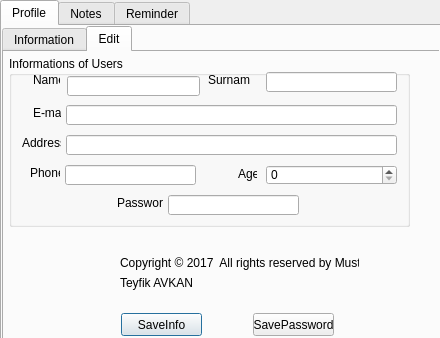
<?xml version="1.0" encoding="UTF-8"?>
<ui version="4.0">
 <class>Logined</class>
 <widget class="QDialog" name="Logined">
  <property name="geometry">
   <rect>
    <x>0</x>
    <y>0</y>
    <width>440</width>
    <height>338</height>
   </rect>
  </property>
  <property name="windowTitle">
   <string>Dialog</string>
  </property>
  <widget class="QTabWidget" name="tabWidget">
   <property name="geometry">
    <rect>
     <x>0</x>
     <y>0</y>
     <width>441</width>
     <height>341</height>
    </rect>
   </property>
   <property name="currentIndex">
    <number>0</number>
   </property>
   <widget class="QWidget" name="tab">
    <attribute name="title">
     <string>Profile</string>
    </attribute>
    <widget class="QTabWidget" name="tabWidget_2">
     <property name="geometry">
      <rect>
       <x>0</x>
       <y>0</y>
       <width>441</width>
       <height>321</height>
      </rect>
     </property>
     <property name="currentIndex">
      <number>1</number>
     </property>
     <widget class="QWidget" name="tab_3">
      <attribute name="title">
       <string>Information</string>
      </attribute>
      <widget class="QGroupBox" name="groupBox">
       <property name="geometry">
        <rect>
         <x>5</x>
         <y>4</y>
         <width>401</width>
         <height>171</height>
        </rect>
       </property>
       <property name="title">
        <string>Informations of Users</string>
       </property>
       <widget class="QLineEdit" name="lineNickname">
        <property name="geometry">
         <rect>
          <x>56</x>
          <y>139</y>
          <width>133</width>
          <height>20</height>
         </rect>
        </property>
       </widget>
       <widget class="QLabel" name="labelName">
        <property name="geometry">
         <rect>
          <x>24</x>
          <y>16</y>
          <width>27</width>
          <height>16</height>
         </rect>
        </property>
        <property name="text">
         <string>Name</string>
        </property>
       </widget>
       <widget class="QLineEdit" name="lineSurname">
        <property name="geometry">
         <rect>
          <x>257</x>
          <y>16</y>
          <width>131</width>
          <height>20</height>
         </rect>
        </property>
       </widget>
       <widget class="QLineEdit" name="lineEmail">
        <property name="geometry">
         <rect>
          <x>57</x>
          <y>49</y>
          <width>331</width>
          <height>20</height>
         </rect>
        </property>
       </widget>
       <widget class="QLabel" name="labelAge">
        <property name="geometry">
         <rect>
          <x>229</x>
          <y>112</y>
          <width>19</width>
          <height>16</height>
         </rect>
        </property>
        <property name="text">
         <string>Age</string>
        </property>
       </widget>
       <widget class="QLineEdit" name="lineAddress">
        <property name="geometry">
         <rect>
          <x>57</x>
          <y>79</y>
          <width>331</width>
          <height>20</height>
         </rect>
        </property>
       </widget>
       <widget class="QLabel" name="labelSurname">
        <property name="geometry">
         <rect>
          <x>199</x>
          <y>16</y>
          <width>42</width>
          <height>16</height>
         </rect>
        </property>
        <property name="text">
         <string>Surname</string>
        </property>
       </widget>
       <widget class="QLabel" name="labelEmail">
        <property name="geometry">
         <rect>
          <x>24</x>
          <y>49</y>
          <width>28</width>
          <height>16</height>
         </rect>
        </property>
        <property name="text">
         <string>E-mail</string>
        </property>
       </widget>
       <widget class="QLabel" name="labelAddress">
        <property name="geometry">
         <rect>
          <x>13</x>
          <y>79</y>
          <width>39</width>
          <height>16</height>
         </rect>
        </property>
        <property name="text">
         <string>Address</string>
        </property>
       </widget>
       <widget class="QLineEdit" name="linePhone">
        <property name="geometry">
         <rect>
          <x>56</x>
          <y>109</y>
          <width>131</width>
          <height>20</height>
         </rect>
        </property>
       </widget>
       <widget class="QLabel" name="labelPhone">
        <property name="geometry">
         <rect>
          <x>21</x>
          <y>109</y>
          <width>30</width>
          <height>16</height>
         </rect>
        </property>
        <property name="text">
         <string>Phone</string>
        </property>
       </widget>
       <widget class="QLineEdit" name="lineName">
        <property name="geometry">
         <rect>
          <x>58</x>
          <y>20</y>
          <width>133</width>
          <height>20</height>
         </rect>
        </property>
       </widget>
       <widget class="QLabel" name="labelNickname">
        <property name="geometry">
         <rect>
          <x>5</x>
          <y>139</y>
          <width>45</width>
          <height>16</height>
         </rect>
        </property>
        <property name="text">
         <string>Nickname</string>
        </property>
       </widget>
       <widget class="QLineEdit" name="lineAge">
        <property name="geometry">
         <rect>
          <x>256</x>
          <y>111</y>
          <width>131</width>
          <height>20</height>
         </rect>
        </property>
       </widget>
      </widget>
      <widget class="QWidget" name="layoutWidget">
       <property name="geometry">
        <rect>
         <x>116</x>
         <y>204</y>
         <width>239</width>
         <height>34</height>
        </rect>
       </property>
       <layout class="QVBoxLayout" name="verticalLayout">
        <item>
         <widget class="QLabel" name="label">
          <property name="text">
           <string>Copyright © 2017  All rights reserved by Mustafa</string>
          </property>
         </widget>
        </item>
        <item>
         <widget class="QLabel" name="label_2">
          <property name="text">
           <string>Teyfik AVKAN</string>
          </property>
         </widget>
        </item>
       </layout>
      </widget>
      <widget class="QLabel" name="labelUserImg2">
       <property name="geometry">
        <rect>
         <x>10</x>
         <y>180</y>
         <width>101</width>
         <height>101</height>
        </rect>
       </property>
       <property name="text">
        <string/>
       </property>
      </widget>
     </widget>
     <widget class="QWidget" name="tab_4">
      <attribute name="title">
       <string>Edit</string>
      </attribute>
      <widget class="QPushButton" name="saveBttn">
       <property name="geometry">
        <rect>
         <x>117</x>
         <y>261</y>
         <width>81</width>
         <height>23</height>
        </rect>
       </property>
       <property name="text">
        <string>SaveInfo</string>
       </property>
      </widget>
      <widget class="QGroupBox" name="groupBox_3">
       <property name="geometry">
        <rect>
         <x>5</x>
         <y>4</y>
         <width>401</width>
         <height>171</height>
        </rect>
       </property>
       <property name="title">
        <string>Informations of Users</string>
       </property>
       <widget class="QLabel" name="labelName_3">
        <property name="geometry">
         <rect>
          <x>24</x>
          <y>16</y>
          <width>27</width>
          <height>16</height>
         </rect>
        </property>
        <property name="text">
         <string>Name</string>
        </property>
       </widget>
       <widget class="QLineEdit" name="lineEditSurname">
        <property name="geometry">
         <rect>
          <x>257</x>
          <y>16</y>
          <width>131</width>
          <height>20</height>
         </rect>
        </property>
       </widget>
       <widget class="QLineEdit" name="lineEditEmail">
        <property name="geometry">
         <rect>
          <x>57</x>
          <y>49</y>
          <width>331</width>
          <height>20</height>
         </rect>
        </property>
       </widget>
       <widget class="QLabel" name="labelAge_3">
        <property name="geometry">
         <rect>
          <x>229</x>
          <y>110</y>
          <width>19</width>
          <height>16</height>
         </rect>
        </property>
        <property name="text">
         <string>Age</string>
        </property>
       </widget>
       <widget class="QLineEdit" name="lineEditPassword">
        <property name="geometry">
         <rect>
          <x>159</x>
          <y>139</y>
          <width>131</width>
          <height>20</height>
         </rect>
        </property>
        <property name="echoMode">
         <enum>QLineEdit::Password</enum>
        </property>
       </widget>
       <widget class="QLineEdit" name="lineEditAddress">
        <property name="geometry">
         <rect>
          <x>57</x>
          <y>79</y>
          <width>331</width>
          <height>20</height>
         </rect>
        </property>
       </widget>
       <widget class="QLabel" name="labelSurname_3">
        <property name="geometry">
         <rect>
          <x>199</x>
          <y>16</y>
          <width>42</width>
          <height>16</height>
         </rect>
        </property>
        <property name="text">
         <string>Surname</string>
        </property>
       </widget>
       <widget class="QSpinBox" name="spinBoxEditAge">
        <property name="geometry">
         <rect>
          <x>257</x>
          <y>109</y>
          <width>131</width>
          <height>20</height>
         </rect>
        </property>
       </widget>
       <widget class="QLabel" name="labelEmail_3">
        <property name="geometry">
         <rect>
          <x>24</x>
          <y>49</y>
          <width>28</width>
          <height>16</height>
         </rect>
        </property>
        <property name="text">
         <string>E-mail</string>
        </property>
       </widget>
       <widget class="QLabel" name="labelAddress_3">
        <property name="geometry">
         <rect>
          <x>13</x>
          <y>79</y>
          <width>39</width>
          <height>16</height>
         </rect>
        </property>
        <property name="text">
         <string>Address</string>
        </property>
       </widget>
       <widget class="QLineEdit" name="lineEditPhone">
        <property name="geometry">
         <rect>
          <x>56</x>
          <y>109</y>
          <width>131</width>
          <height>20</height>
         </rect>
        </property>
       </widget>
       <widget class="QLabel" name="labelPhone_3">
        <property name="geometry">
         <rect>
          <x>21</x>
          <y>109</y>
          <width>30</width>
          <height>16</height>
         </rect>
        </property>
        <property name="text">
         <string>Phone</string>
        </property>
       </widget>
       <widget class="QLineEdit" name="lineEditName">
        <property name="geometry">
         <rect>
          <x>58</x>
          <y>20</y>
          <width>133</width>
          <height>20</height>
         </rect>
        </property>
       </widget>
       <widget class="QLabel" name="labelPassword">
        <property name="geometry">
         <rect>
          <x>108</x>
          <y>139</y>
          <width>46</width>
          <height>16</height>
         </rect>
        </property>
        <property name="text">
         <string>Password</string>
        </property>
       </widget>
      </widget>
      <widget class="QWidget" name="layoutWidget_3">
       <property name="geometry">
        <rect>
         <x>116</x>
         <y>204</y>
         <width>239</width>
         <height>34</height>
        </rect>
       </property>
       <layout class="QVBoxLayout" name="verticalLayout_3">
        <item>
         <widget class="QLabel" name="label_5">
          <property name="text">
           <string>Copyright © 2017  All rights reserved by Mustafa</string>
          </property>
         </widget>
        </item>
        <item>
         <widget class="QLabel" name="label_6">
          <property name="text">
           <string>Teyfik AVKAN</string>
          </property>
         </widget>
        </item>
       </layout>
      </widget>
      <widget class="QPushButton" name="savePassword">
       <property name="geometry">
        <rect>
         <x>249</x>
         <y>261</y>
         <width>81</width>
         <height>23</height>
        </rect>
       </property>
       <property name="text">
        <string>SavePassword</string>
       </property>
      </widget>
      <widget class="QLabel" name="labelUserImg">
       <property name="geometry">
        <rect>
         <x>10</x>
         <y>180</y>
         <width>101</width>
         <height>101</height>
        </rect>
       </property>
       <property name="text">
        <string/>
       </property>
      </widget>
     </widget>
    </widget>
   </widget>
   <widget class="QWidget" name="tab_2">
    <attribute name="title">
     <string>Notes</string>
    </attribute>
    <widget class="QTabWidget" name="tabWidget_3">
     <property name="geometry">
      <rect>
       <x>0</x>
       <y>0</y>
       <width>441</width>
       <height>321</height>
      </rect>
     </property>
     <property name="currentIndex">
      <number>1</number>
     </property>
     <widget class="QWidget" name="tab_5">
      <attribute name="title">
       <string>My Notes</string>
      </attribute>
      <widget class="QTableView" name="tableView">
       <property name="geometry">
        <rect>
         <x>10</x>
         <y>10</y>
         <width>311</width>
         <height>261</height>
        </rect>
       </property>
      </widget>
      <widget class="QPushButton" name="pushShowBttn">
       <property name="geometry">
        <rect>
         <x>330</x>
         <y>10</y>
         <width>91</width>
         <height>23</height>
        </rect>
       </property>
       <property name="text">
        <string>Show</string>
       </property>
      </widget>
      <widget class="QComboBox" name="comboBoxDelete">
       <property name="geometry">
        <rect>
         <x>330</x>
         <y>212</y>
         <width>91</width>
         <height>23</height>
        </rect>
       </property>
      </widget>
      <widget class="QPushButton" name="pushDeleteBttn">
       <property name="geometry">
        <rect>
         <x>330</x>
         <y>246</y>
         <width>91</width>
         <height>23</height>
        </rect>
       </property>
       <property name="text">
        <string>Delete</string>
       </property>
      </widget>
      <widget class="QComboBox" name="comboBoxOpen">
       <property name="geometry">
        <rect>
         <x>330</x>
         <y>97</y>
         <width>91</width>
         <height>23</height>
        </rect>
       </property>
      </widget>
      <widget class="QPushButton" name="pushOpenBttn">
       <property name="geometry">
        <rect>
         <x>330</x>
         <y>127</y>
         <width>91</width>
         <height>23</height>
        </rect>
       </property>
       <property name="text">
        <string>Open</string>
       </property>
      </widget>
     </widget>
     <widget class="QWidget" name="tab_6">
      <attribute name="title">
       <string>Add Note</string>
      </attribute>
      <widget class="QPushButton" name="pushAddBttn">
       <property name="geometry">
        <rect>
         <x>170</x>
         <y>265</y>
         <width>75</width>
         <height>23</height>
        </rect>
       </property>
       <property name="text">
        <string>Add</string>
       </property>
      </widget>
      <widget class="QPlainTextEdit" name="textNote">
       <property name="geometry">
        <rect>
         <x>10</x>
         <y>52</y>
         <width>411</width>
         <height>201</height>
        </rect>
       </property>
      </widget>
      <widget class="QWidget" name="layoutWidget">
       <property name="geometry">
        <rect>
         <x>10</x>
         <y>11</y>
         <width>411</width>
         <height>24</height>
        </rect>
       </property>
       <layout class="QHBoxLayout" name="horizontalLayout_3">
        <item>
         <layout class="QHBoxLayout" name="horizontalLayout">
          <item>
           <widget class="QLabel" name="labelSubject">
            <property name="text">
             <string>Subject :</string>
            </property>
           </widget>
          </item>
          <item>
           <widget class="QLineEdit" name="lineSubject"/>
          </item>
         </layout>
        </item>
        <item>
         <layout class="QHBoxLayout" name="horizontalLayout_2">
          <item>
           <widget class="QLabel" name="labelDate">
            <property name="text">
             <string>Date:</string>
            </property>
           </widget>
          </item>
          <item>
           <widget class="QDateTimeEdit" name="dateTimeEdit"/>
          </item>
         </layout>
        </item>
       </layout>
      </widget>
     </widget>
     <widget class="QWidget" name="tab_8">
      <attribute name="title">
       <string>Search</string>
      </attribute>
      <widget class="QPushButton" name="pushSearchBttn">
       <property name="geometry">
        <rect>
         <x>335</x>
         <y>41</y>
         <width>91</width>
         <height>23</height>
        </rect>
       </property>
       <property name="text">
        <string>Search</string>
       </property>
      </widget>
      <widget class="QLineEdit" name="lineEditSearch">
       <property name="geometry">
        <rect>
         <x>335</x>
         <y>11</y>
         <width>91</width>
         <height>23</height>
        </rect>
       </property>
      </widget>
      <widget class="QComboBox" name="comboBoxSearchOpen">
       <property name="geometry">
        <rect>
         <x>335</x>
         <y>117</y>
         <width>91</width>
         <height>23</height>
        </rect>
       </property>
      </widget>
      <widget class="QPushButton" name="pushOpenSearchedBttn">
       <property name="geometry">
        <rect>
         <x>335</x>
         <y>151</y>
         <width>91</width>
         <height>23</height>
        </rect>
       </property>
       <property name="text">
        <string>Open</string>
       </property>
      </widget>
      <widget class="QTableWidget" name="tableWidget">
       <property name="geometry">
        <rect>
         <x>0</x>
         <y>10</y>
         <width>321</width>
         <height>261</height>
        </rect>
       </property>
       <column>
        <property name="text">
         <string>uniquenote</string>
        </property>
       </column>
       <column>
        <property name="text">
         <string>subject</string>
        </property>
       </column>
       <column>
        <property name="text">
         <string>note</string>
        </property>
       </column>
      </widget>
      <widget class="QComboBox" name="comboBoxSearchDelete">
       <property name="geometry">
        <rect>
         <x>335</x>
         <y>214</y>
         <width>91</width>
         <height>23</height>
        </rect>
       </property>
      </widget>
      <widget class="QPushButton" name="pushDeleteSearchedBttn">
       <property name="geometry">
        <rect>
         <x>335</x>
         <y>249</y>
         <width>91</width>
         <height>23</height>
        </rect>
       </property>
       <property name="text">
        <string>Delete</string>
       </property>
      </widget>
     </widget>
    </widget>
   </widget>
   <widget class="QWidget" name="tab_7">
    <attribute name="title">
     <string>Reminder</string>
    </attribute>
    <widget class="QTableView" name="tableViewDate">
     <property name="geometry">
      <rect>
       <x>10</x>
       <y>10</y>
       <width>311</width>
       <height>291</height>
      </rect>
     </property>
    </widget>
    <widget class="QPushButton" name="pushShowDatesBttn">
     <property name="geometry">
      <rect>
       <x>330</x>
       <y>130</y>
       <width>91</width>
       <height>23</height>
      </rect>
     </property>
     <property name="text">
      <string>Show Dates</string>
     </property>
    </widget>
   </widget>
  </widget>
 </widget>
 <resources/>
 <connections/>
</ui>
